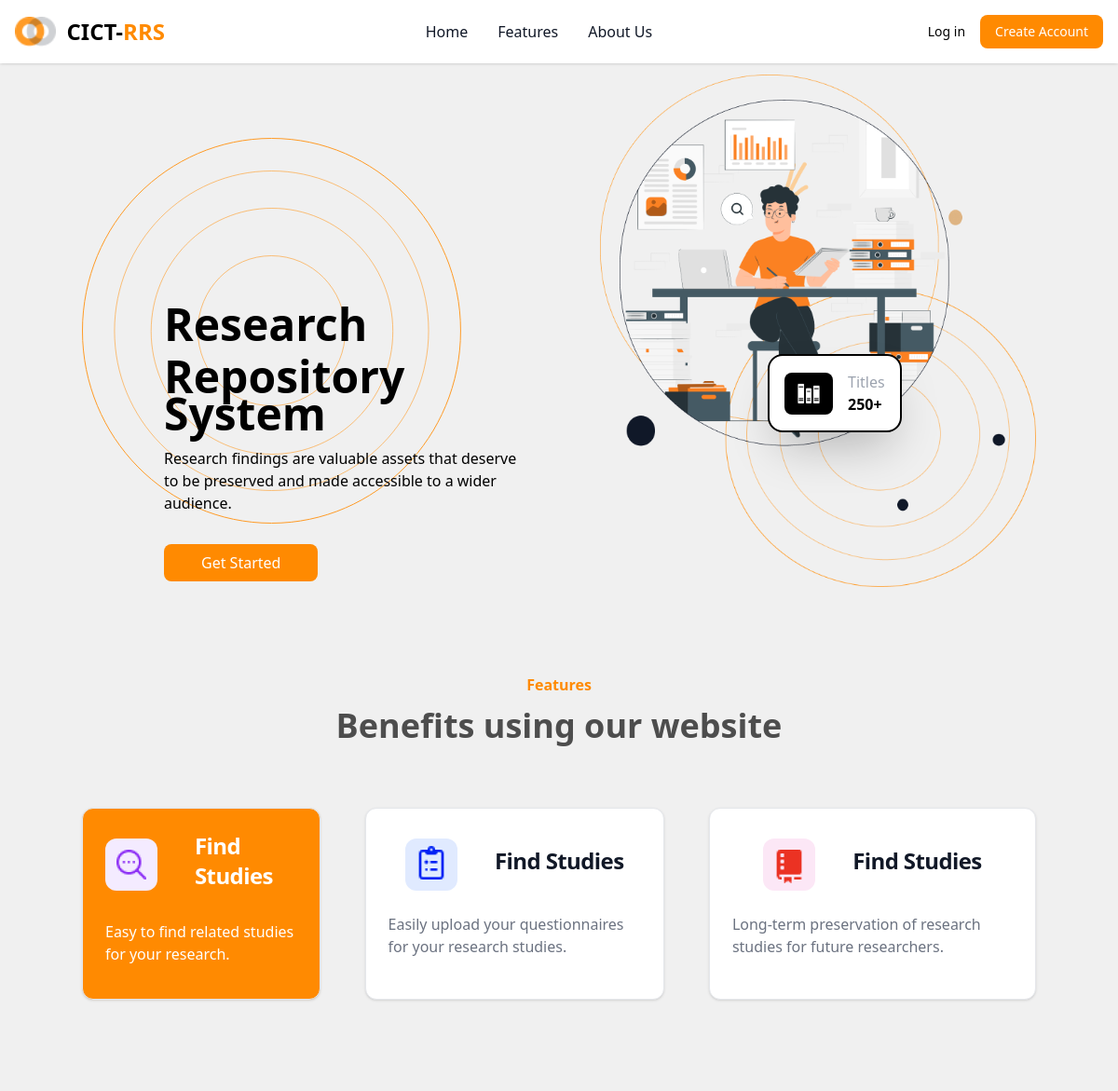
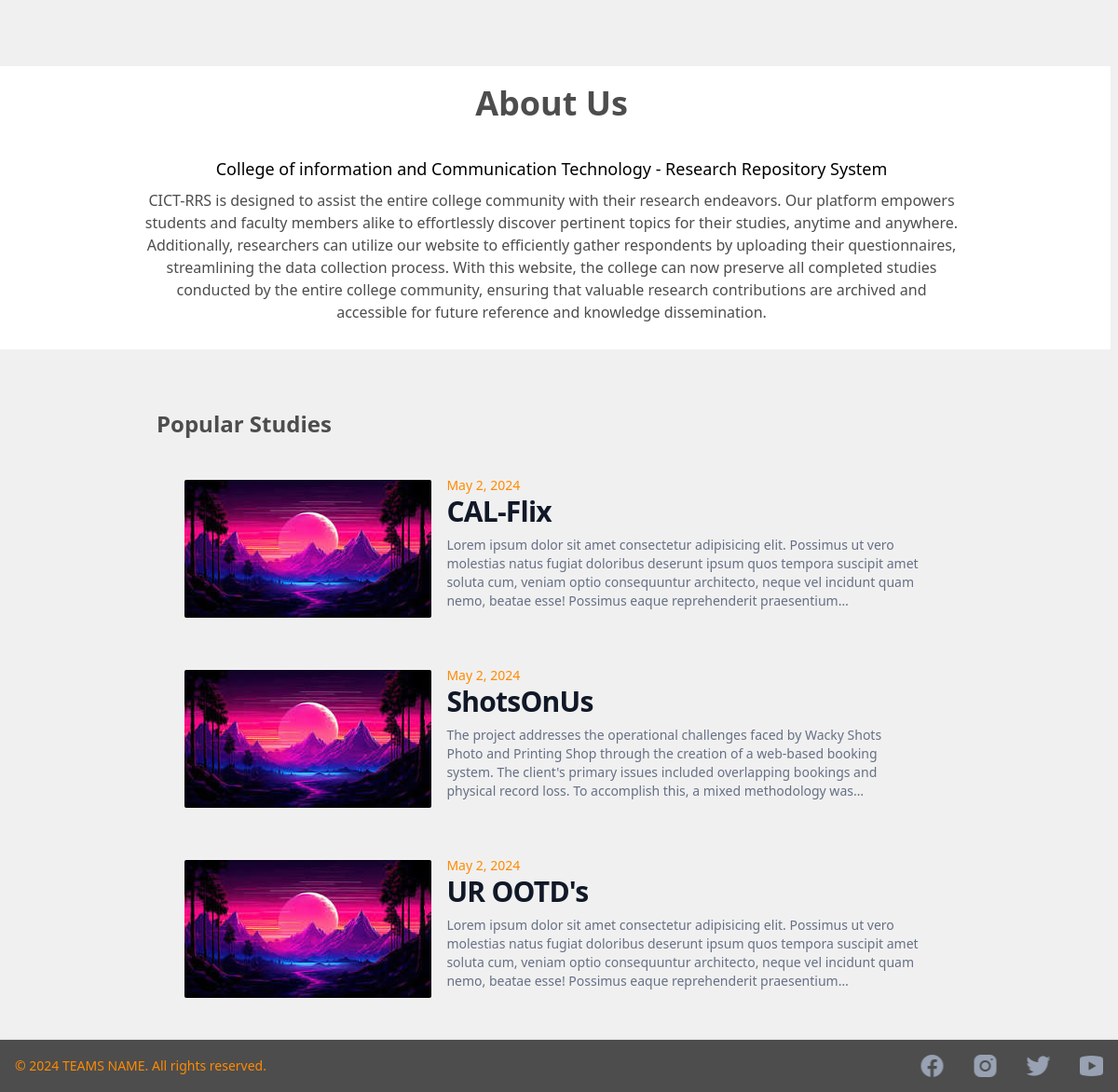
/pages/landing.php, run on the app's committed database (2 pictures, top to bottom).
### tables this page shows
CREATE TABLE `studies` (
  `id` int(11) NOT NULL,
  `project_title` varchar(255) NOT NULL,
  `research_title` varchar(255) NOT NULL,
  `authors` varchar(255) NOT NULL,
  `panels` varchar(255) NOT NULL,
  `accession` varchar(255) NOT NULL,
  `adviser` varchar(255) NOT NULL,
  `tags` varchar(255) NOT NULL,
  `month_yr` varchar(20) NOT NULL,
  `description` text NOT NULL,
  `file` varchar(255) NOT NULL,
  `cover` varchar(255) DEFAULT NULL,
  `created_at` datetime NOT NULL DEFAULT current_timestamp(),
  `account_id` varchar(255) NOT NULL,
  `is_archived` int(11) NOT NULL DEFAULT 0,
  `is_approved` int(11) NOT NULL DEFAULT 0
);

### pages/landing.php (called while the page is built, shortened)
<?php
include('../db/db.php');
$sql = "SELECT * FROM studies ORDER BY id DESC LIMIT 3";
$res = $conn->query($sql);
include "../base.php";
?>

### src/template/landing_page.php (the view, shortened to what this page needs)
    <div class="container mx-auto flex flex-col gap-4">
        <section id="home" class="flex flex-col-reverse relative justify-center h-screen md:h-auto items-center md:flex-row mt-10 md:mt-20">
            <div class="w-full h-2/6 md:h-1/2 md:w-1/2 flex">
                <img src="../src/img/circles.svg" alt="#" class="hidden md:flex">
                <div class="flex flex-col absolute p-2 w-full md:w-1/2 lg:w-2/5 justify-center items-start gap-y-4 top-[430px] left-0 md:top-12 md:left-6 lg:top-60 lg:left-20 z-30 ">
                    <span class="text-lg md:text-4xl lg:text-[3rem] font-bold flex flex-col gap-y-1 md:gap-y-4">Research <p>Repository System</p></span>
                    <p class="text-md">Research findings are valuable assets that deserve to be preserved and made accessible to a wider audience.</p>
                    <button  data-modal-target="signup-modal" data-modal-toggle="signup-modal" class="bg-[#FF8A01] text-white p-2 px-5 md:px-10 rounded-lg mt-0 lg:mt-4">
                        Get Started
                    </button>
                </div>
            </div>
            <div class="w-full h-1/2 md:w-1/2 flex relative">
                <div class="hidden md:flex">
                    <img src="../src/img/need.png" alt="">
                </div>
                <div class="one absolute bg-white text-black px-4 p-2 md:p-4 rounded-2xl border-2 border-black flex items-center justify-center flex-row shadow-2xl gap-4 z-30 top-64 left-40 md:top-52 lg:left-56 lg:top-[300px] xl:left-96 xl:top-[450px]">
                    <img src="../src/img/books.svg" alt="" class="bg-black p-2 rounded-lg">
                    <div class="justify-con items-center flex-col">
                        <p class="text-gray-400">Titles</p>
                        <p class="font-bold">250+</p>
                    </div>
                </div>
            </div>
        </section>
        <section id="feature" class="bg-transparent flex mb-6 justify-center items-center flex-col w-full md:h-[500px] gap-16">
            <div class="w-full flex flex-col justify-center items-center gap-3 p-1">
                <p class="text-[#FF8A01] font-bold text-1xl">Features</p>
                <p class="text-[#4D4D4D] font-bold text-4xl">Benefits using our website</p>
            </div>
            <div class="flex flex-col md:flex-row gap-12">
                <div class="max-w-sm p-6 gap-6 bg-[#FF8A01] text-white flex flex-col justify-center items-center border border-gray-200 rounded-xl shadow">
                    <div class="flex flex-row gap-x-10 justify-center items-center">
                        <img src="../src/img/search.png" alt="" class="bg-[#F4EBFF] p-2 rounded-xl">
                        <a href="#">
                            <h5 class="mb-2 text:md md:text-2xl font-semibold tracking-tight">Find Studies</h5>
                        </a>
                    </div>
                    <p class="mb-3 font-normal">Easy to find related studies for your research.</p>
                </div>
                <div class="max-w-sm p-6 gap-6 bg-white flex flex-col justify-center items-center border border-gray-200 rounded-xl shadow">
                    <div class="flex flex-row gap-x-10 justify-center items-center">
                        <img src="../src/img/clipBoard.png" alt="" class="bg-[#E0EAFF] p-2 rounded-xl">
                        <a href="#">
                            <h5 class="mb-2 text:md md:text-2xl font-semibold tracking-tight text-gray-900">Find Studies</h5>
                        </a>
                    </div>
                    <p class="mb-3 font-normal text-gray-500">Easily upload your questionnaires for your research studies.</p>
                </div>
                <div class="max-w-sm p-6 gap-6 bg-white flex flex-col justify-center items-center border border-gray-200 rounded-xl shadow">
                    <div class="flex flex-row gap-x-10 justify-center items-center">
                        <img src="../src/img/redBook.png" alt="" class="bg-[#FCE7F6] p-2 rounded-xl">
                        <a href="#">
                            <h5 class="mb-2 text:md md:text-2xl font-semibold tracking-tight text-gray-900">Find Studies</h5>
                        </a>
                    </div>
                    <p class="mb-3 font-normal text-gray-500">Long-term preservation of research studies for future researchers.</p>
                </div>
            </div>
        </section>
        <section id="about" class="box-sizing text-black bg-transparent pt-14 w-screen sm:-ml-[calc((100vw-648px)/2+12px)]
            md:-ml-[calc((100vw-768px)/2+12px)] lg:-ml-[calc((100vw-1032px)/2+12px)] xl:-ml-[calc((100vw-1288px)/2+12px)] 2xl:-ml-[calc((100vw-1544px)/2+12px)]">
            <div class="flex flex-col justify-center items-center bg-white h-fit w-full pt-2 pb-1">
                <p class="text-lg md:text-4xl text-[#4D4D4D] font-bold my-3">About Us</p>
                <div class="flex flex-col justify-center items-center w-4/5 p-0 sm:p-6 md:px-10 gap-2">
                    <p class="text-md md:text-lg font-base text-center">College of information and Communication Technology - Research Repository System</p>
                    <p class="text-center text-[#4D4D4D] text-xs md:text-base">CICT-RRS is designed to assist the entire college community with their research endeavors. Our platform empowers students and faculty members alike to effortlessly discover pertinent topics for their studies, anytime and anywhere. Additionally, researchers can utilize our website to efficiently gather respondents by uploading their questionnaires, streamlining the data collection process. With this website, the college can now preserve all completed studies conducted by the entire college community, ensuring that valuable research contributions are archived and accessible for future reference and knowledge dissemination.</p>
                </div>
            </div>
        </section>
        <section id="#" class="relative w-full text-black bg-transparent flex flex-col items-center h-auto mb-8 gap-y-8">
            <div class="w-3/4 md:-ml-24">
                <p class="text-lg md:text-2xl text-[#4D4D4D] font-bold mt-2 ml-42 md:w-full md:mt-12 md:ml-18 md:items-start">Popular Studies</p>
            </div>
            <?php while($row = $res->fetch_assoc()){
                    $dateTime = new DateTime($row['created_at']);
                    $row['created_at'] = $dateTime->format("F j, Y");
            ?>
                <div class="w-3/4 md:w-4/5 p-2 flex flex-col items-center rounded-lg md:flex-row md:max-w-xxl cursor-pointer"
                    data-modal-target="login-modal" data-modal-toggle="login-modal">
                    <img class="object-cover w-full md:w-[300px] rounded-sm"
                    src="../src/img/wall.jpeg" alt="">
                    <div class="w-full flex flex-col justify-start items-start px-4 leading-normal text-sm md:text-lg">
                        <p class="text-[#FF8A01] text-xs md:text-sm"><?=$row['created_at']?></p>
                        <h5 class="mb-2 text-xl md:text-3xl font-bold tracking-tight text-gray-900">
                            <?=$row['project_title']?>
                        </h5>
                        <p class="mb-3 font-normal line-clamp-4 text-sm md:text-md text-[#667085]">
                            <?=$row['description']?>
                        </p>
                    </div>
                </div>
            <?php } ?>
        </section>
    </div>
<?php include('../src/components/footerLP.php'); ?>

### data on the page
studies: created_at "May 2, 2024", project_title "CAL-Flix", description "Lorem ipsum dolor sit amet consectetur adipisicing elit. Possimus ut vero molestias natus fugiat doloribus deserunt ipsum quos tempora suscipit amet soluta cum, veniam optio consequuntur architecto, neque vel incidunt quam nemo, beatae esse! Possimus eaque reprehenderit…"
studies: created_at "May 2, 2024", project_title "ShotsOnUs", description "The project addresses the operational challenges faced by Wacky Shots Photo and Printing Shop through the creation of a web-based booking system. The client's primary issues included overlapping bookings and physical record loss. To accomplish this, a mixed methodology…"
studies: created_at "May 2, 2024", project_title "UR OOTD's", description "Lorem ipsum dolor sit amet consectetur adipisicing elit. Possimus ut vero molestias natus fugiat doloribus deserunt ipsum quos tempora suscipit amet soluta cum, veniam optio consequuntur architecto, neque vel incidunt quam nemo, beatae esse! Possimus eaque reprehenderit…"
